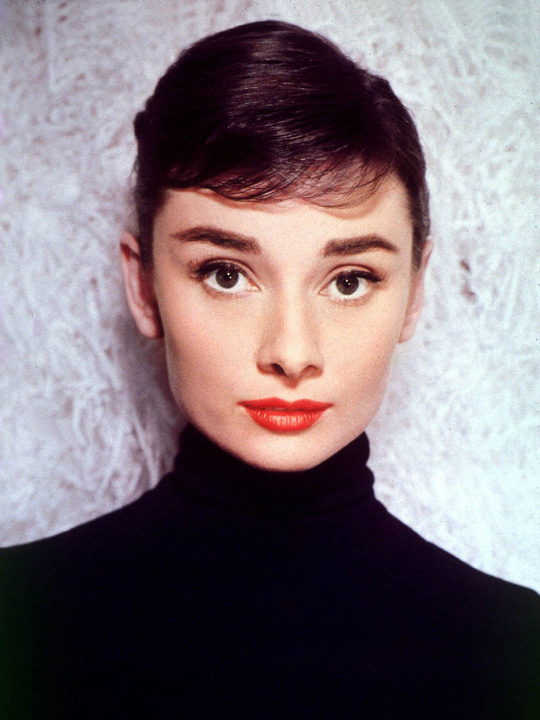
#> input picture Machine Learning/CompVision/audrey.jpg, 1080 x 1440 px (shown at 1/2 size)
$ python Imgjoin.py
#> lines starting #> are read from the running program, lines starting #| are printed output that depends on the picture
# in this code u will learn how to add two images together
import cv2 as cv
import numpy as np

src = cv.imread("./audrey.jpg")
#> src is the input picture: shape (1440, 1080, 3); mean B, G, R 120.5, 115.1, 126.7
cv.namedWindow("input", cv.WINDOW_AUTOSIZE)
cv.imshow("input", src)

h, w = src.shape[:2]
#> h = 1440; w = 1080
dst = cv.edgePreservingFilter(  # this filter smooths away the noise at edges it can be used to create cartoon like images of real people.
    src, sigma_s=100, sigma_r=0.4, flags=cv.RECURS_FILTER)
result = np.zeros([h, w*2, 3], dtype=src.dtype)
result[0:h, 0:w, :] = src
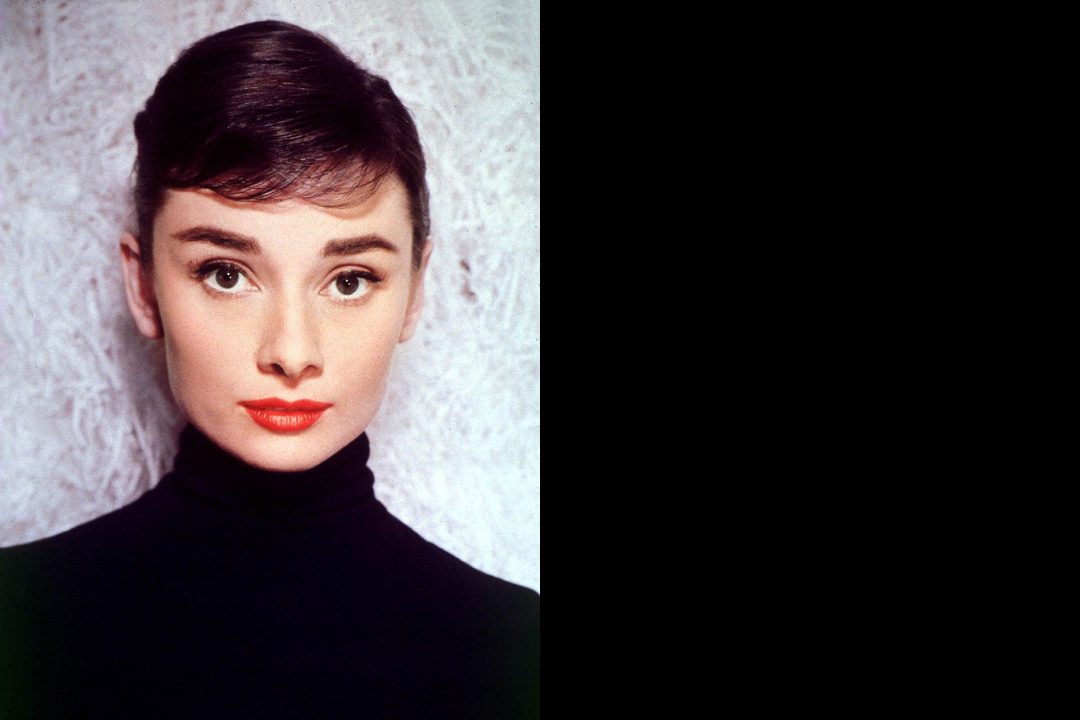
#> result: shape (1440, 2160, 3) (shown at 1/2 size); mean B, G, R 60.2, 57.5, 63.4
# divided intial image in two parts this is how images are joined .
result[0:h, w:2*w, :] = dst
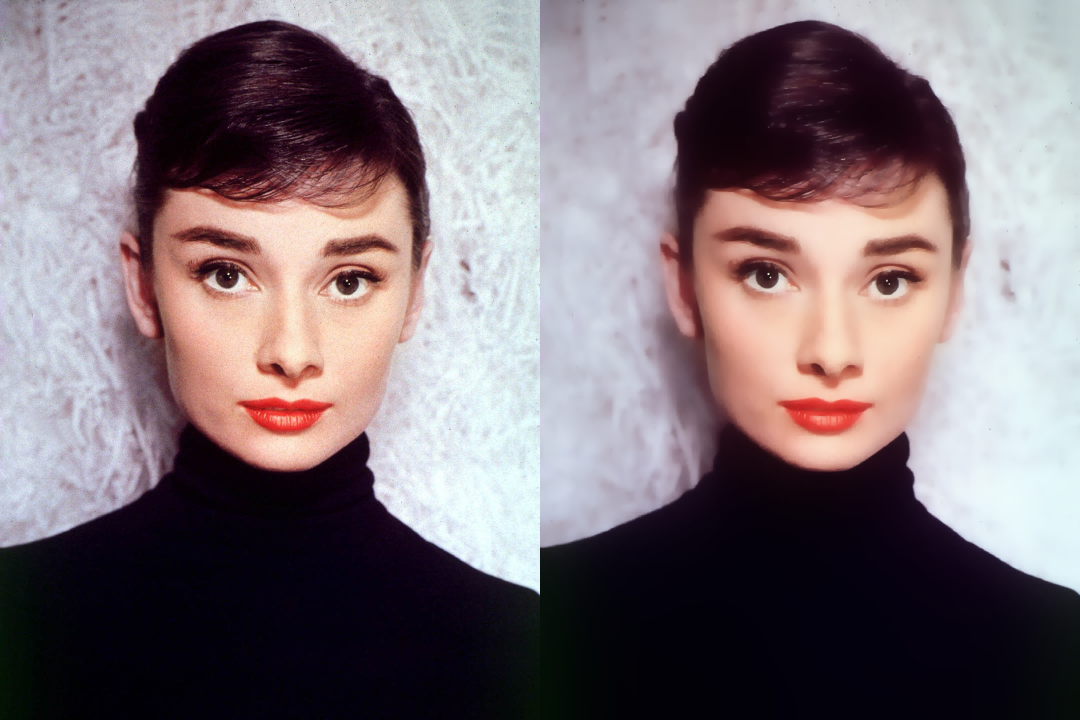
#> result: shape (1440, 2160, 3) (shown at 1/2 size); mean B, G, R 120.6, 115.2, 127
result = cv.resize(result, (w, h//2))
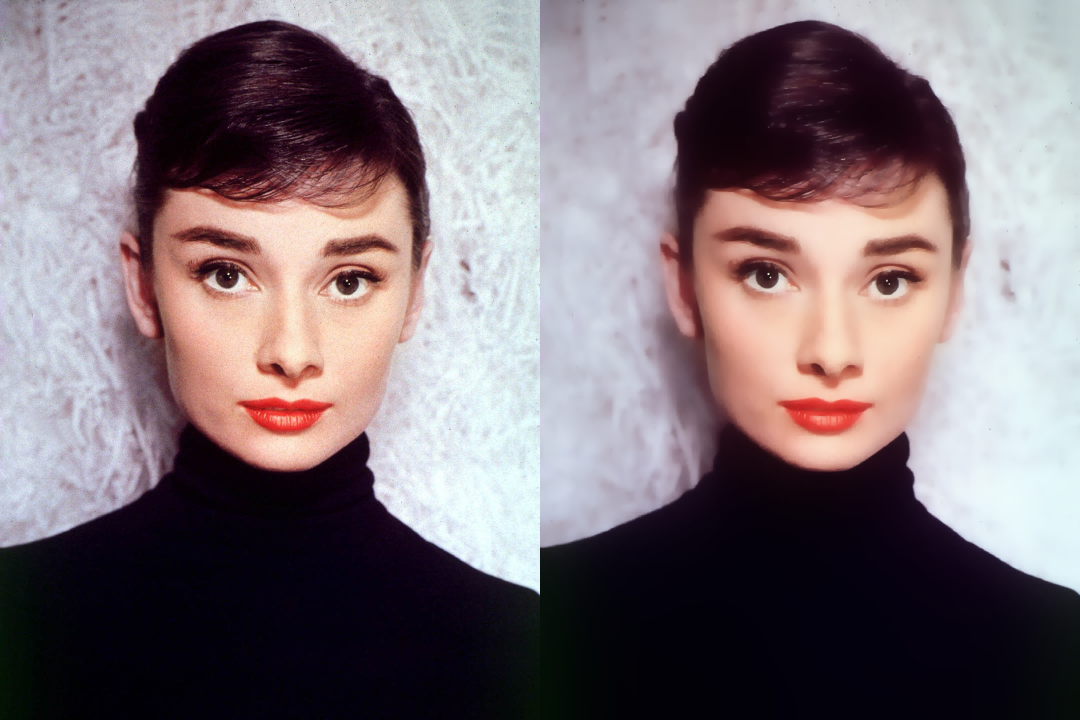
#> result: shape (720, 1080, 3); mean B, G, R 120.7, 115.3, 127.1
cv.imshow("result", result)

cv.waitKey(0)
cv.destroyAllWindows()
